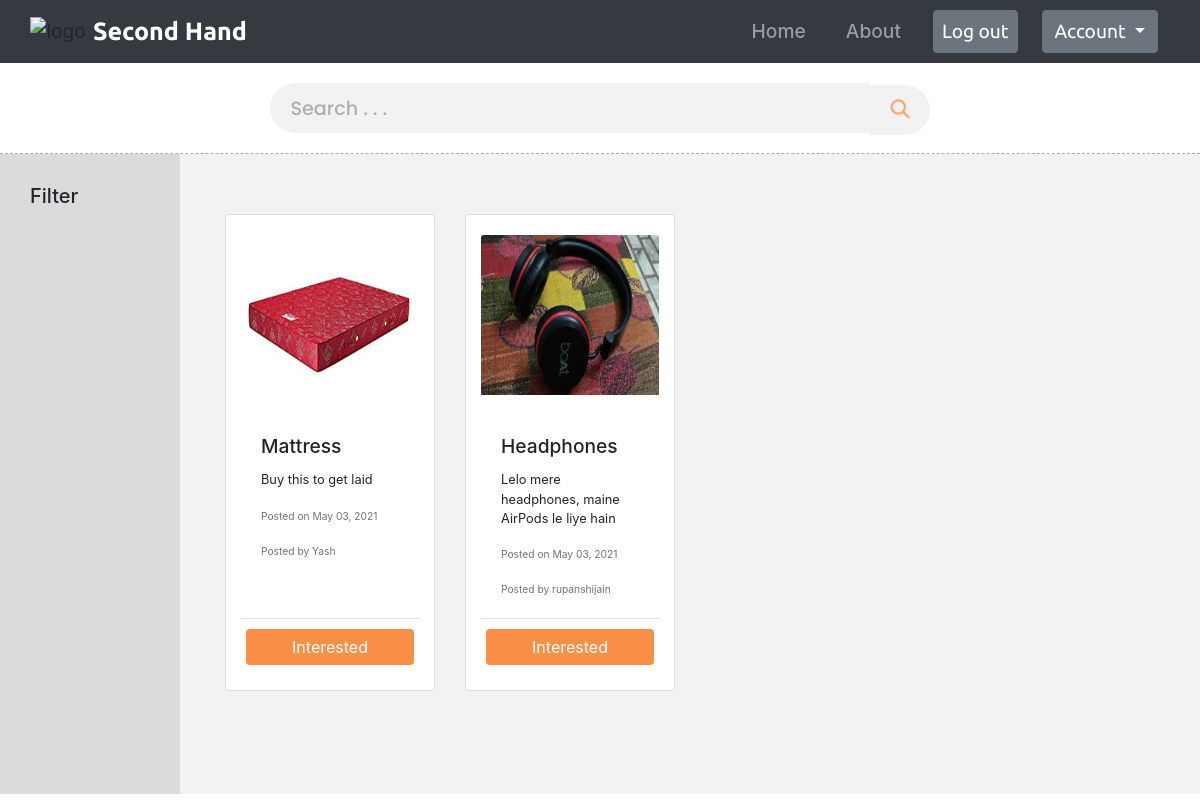
The app's page /ads/ (signed in) with its own data.
### ads/models.py (models this page shows, shortened)
class Post(models.Model):
    title = models.CharField(max_length=100, blank=False)
    description = models.TextField()
    price = models.IntegerField(blank=False)
    date_posted = models.DateTimeField(default=timezone.now)
    author = models.ForeignKey(User, on_delete=models.CASCADE)
    image = models.ImageField(upload_to='uploads', default='')

### ads/views.py (the view)
# urls.py: path('ads/', PostListView.as_view(), name='ads-list')
class PostListView(ListView):
    model = Post
    template_name = 'ads/ads.html'
    context_object_name = 'posts'

### ads/templates/ads/ads.html (shortened to what this page needs)
{% load static %}
<!DOCTYPE html>
<html lang="en">
<head>
    <link rel="stylesheet" href="https://stackpath.bootstrapcdn.com/bootstrap/4.3.1/css/bootstrap.min.css">
    <link rel="stylesheet" href="https://cdn.jsdelivr.net/npm/gotham-fonts@1.0.3/css/gotham-rounded.min.css">
    <link rel="stylesheet" href="{% static 'ads/css/cards.css' %}">
</head>
<body>
    <nav class="navbar navbar-expand-md bg-dark navbar-dark">
        <img src="{% static 'ads/images/handshake_logo.svg' %}" alt="logo" height="30vh" style="margin-right: 0.6vw; margin-left: 1.2vw;">
        <a class="navbar-brand" href=""> Second Hand</a>
      <div class="collapse navbar-collapse" id="navbarSupportedContent">
        <ul class="navbar-nav ml-auto">
            <li class="nav-item">
                <a class="nav-link" href="{% url 'ads-index' %}" onclick=showHome()>Home</a>
            </li>
            <li class="nav-item">
                <a class="nav-link" href="{% url 'ads-index' %}" onclick=showAbout()>About</a>
            </li>
            <li class="nav-item no-auth">
                {% if user.is_authenticated %}
                <a class="nav-link btn btn-secondary" href="{% url 'login' %}" style="color: white;">Log out</a>
                {% else %}
                <a class="nav-link btn btn-secondary" href="{% url 'login' %}" style="color: white;">Log in</a>
                {% endif %}
            </li>
            {% if user.is_authenticated %}
            <li class="nav-item auth">
                <div class="dropdown">
                    <a class="btn btn-secondary dropdown-toggle " href="#" role="button" id="dropdownMenuLink" data-toggle="dropdown" aria-haspopup="true" aria-expanded="false">
                      Account
                    </a>
                  </div>
            </li>
            {% endif %}
        </ul>
     </div>
    </nav>
    <div class="searchbox">
        <input type="text" placeholder="Search . . ."><button type="submit" class="fas fa-search searchbtn"></button>
    </div>
    <div class="sidepanel">
        <h5>Filter</h5>
    </div>
    <div class="products">
        <div class="row">
            {% for post in posts %}
                <div class="col-sm-6 col-md-4 col-lg-3 d-flex">
                    <div class="card ">
                        <img src="{{ post.image.url }}" class="card-img-top" alt="...">
                        <div class="card-body">
                            <h5 class="card-title">{{ post.title }}</h5>
                            <p class="card-text">{{ post.description }} </p>
                            <p class="card-text"><small class="text-muted">Posted on {{ post.date_posted|date:"F d, Y" }} </small></p>
                            <p class="card-text"><small class="text-muted">Posted by {{ post.author }}</small></p>
                        </div>
                        <div class="card-footer">
                            <button class="btn btn-dark "> Interested</button>
                        </div>
                    </div>
                </div>
            {% endfor %}
        </div>
    </div>
</body>
</html>

### ads/static/ads/css/cards.css (style rules this page uses)
html { scroll-behavior: smooth; }
body { max-width: 100vw; height: 100vh; margin:0; background-color: white; backdrop-filter: blur(2px); background-attachment: fixed; background-repeat: no-repeat; }
nav { font-size: 1.2em; position: fixed; }
.navbar { z-index: 1; top: 0; width: 100%; background-color: transparent; padding-right: 30px; }
.navbar-brand { font-family: 'Ubuntu', sans-serif; font-weight: bold; font-size: 1.3em; }
.nav-item { margin: auto 1vw; font-weight: 500; }
a.dropdown-toggle { margin: 0; }
.dropdown-toggle { font-family: 'Ubuntu', sans-serif; font-size: 1em; }
.dropdown { font-family: 'Poppins', sans-serif; font-weight: 500; color:rgb(104, 104, 104); }
.no-auth a { margin: 0; padding: 6px 12px; font-family: 'Ubuntu', sans-serif; font-size: 1em; }
.searchbox { width: 100vw; text-align: center; padding: 0.5em auto; border-bottom: 1px dashed rgb(170, 170, 170); }
.searchbox input { width: 50%; min-width: 235px; border: none; background-color: rgb(242, 242, 242); height: 50px; margin: 20px auto; outline: none; border-top-left-radius:25px ; border-bottom-left-radius: 25px; font-size: 1.2em; padding: 1% 20px; -webkit-appearance: none; color:rgb(130, 130, 130); font-family: 'Poppins', sans-serif; font-weight: 500; }
.searchbox input::placeholder { color:rgb(174, 174, 174); font-family: 'Poppins', sans-serif; font-weight: 500; }
.searchbtn { border: none; background-color: rgb(242, 242, 242); height: 50px; -webkit-appearance: none; outline: none; border-top-right-radius:25px ; border-bottom-right-radius: 25px; font-size: 1.2em; padding: 1% 20px; color:rgb(130, 130, 130); color: #ffab73; position: relative; top: 1px; margin: 0; }
.sidepanel { width: 15vw; height: 80vh; padding: 30px 30px; background-color: #dbdbdb; float: left; }
.products { width: 85vw; height: 80vh; padding: 20px 30px; display: inline-block; background-color: rgb(242, 242, 242); overflow-y: scroll; align-items: center; }
.row { margin: 0; }
.card img { margin: 20px auto; height: 20vh; }
.card { margin: 40px 0px; padding: 0px 15px; }
.card-title { font-size: 1.2em; }
.card-text { font-size: 0.8em; }
.card button { width: 100%; border: none; background-color: #fa8f47; outline: none; }
.card-footer { padding: 10px 5px 25px; background-color: transparent; position: relative; bottom: 0px; }

### records on screen
Post: image (picture), title "Mattress", description "Buy this to get laid", date_posted "May 03, 2021", author "Yash"
Post: image (picture), title "Headphones", description "Lelo mere headphones, maine AirPods le liye hain", date_posted "May 03, 2021", author "rupanshijain"
